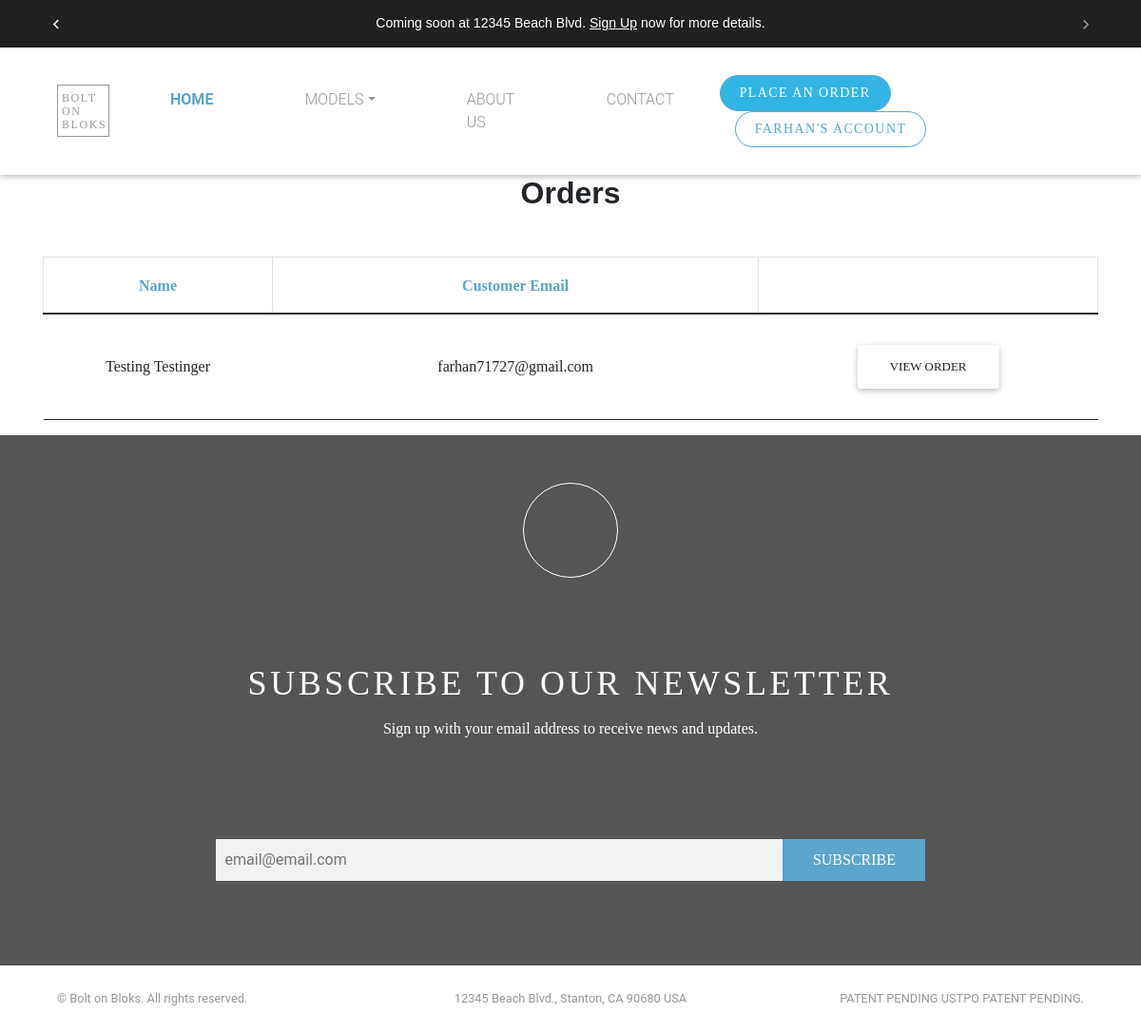
/container/orders (signed in), run on the app's committed database.
### users/models.py (models this page shows, shortened)
class User(AbstractUser):
    email = models.EmailField(verbose_name='email address',max_length=255,unique=True)
    username = models.CharField(verbose_name='Username',max_length=255,default=None, blank=True, null= True)
    USERNAME_FIELD = 'email'
    REQUIRED_FIELDS = ['username']

### order/models.py (models this page shows)
class CartOrder(models.Model):
    user = models.ForeignKey(User, on_delete=models.CASCADE)
    delivery_info_obj = models.ForeignKey(DeliveryInfo, on_delete=models.CASCADE, default=None, blank=True, null=True)
    buyer_app_obj = models.ForeignKey(Order, on_delete=models.CASCADE, default=None, blank=True, null=True)
    order_items = models.ForeignKey(ContainerPricing, on_delete=models.CASCADE, blank=True, null=True)
    custom_order = models.ForeignKey(CustomContainerPricing, on_delete=models.CASCADE, blank=True, null=True)
    custom_floors = models.CharField("No. of Floors", max_length=100, blank=True, null=True)
    custom_width = models.CharField("Width", max_length=100, blank=True, null=True)
    custom_depth = models.CharField("Depth", max_length=100, blank=True, null=True)
    quantity = models.PositiveIntegerField("Quantity")
    ordered_on = models.DateField(auto_now_add=True)
    furnishing_option = models.CharField('furnishing_option', max_length=100, blank=True, null=True)
    user_image = models.ImageField(upload_to="pdf-images", blank=True, null=True, default="default.jpeg")
    class Meta:
        verbose_name = "Shipping Home Order"
        verbose_name_plural = "Shipping Home Orders"

### order/views.py (the view)
# urls.py: path('container/orders', view_container_orders, name='view-container-orders'), #for admin
@login_required
@user_passes_test(lambda user: user.is_superuser == True, redirect_field_name="/")
def view_container_orders(request):
    all_orders = CartOrder.objects.all()
    return render(request, "order/view_container_orders.html", {"orders":all_orders})

### users/forms.py
class EmailListForm(forms.ModelForm):
    class Meta:
        model = EmailList
        fields = ['email']
    def __init__(self, *args, **kwargs):
        super(EmailListForm, self).__init__(*args, **kwargs)
        self.fields['email'].widget.attrs.update({
            'placeholder': 'email@email.com',
            "class":"news-input",
        })

### users/context_processor.py (called while the page is built)
def email_form(request):
    form = EmailListForm()
    return {"subscribe_form":form}

### order/templates/order/view_container_orders.html
{% extends "users/base.html" %}
{% load crispy_forms_tags %}
{% load static %}
{% load humanize %}
{% block content%}
<div class="container">
    <div class="row">
        <div class="col-md-12 table-responsive">
            <table class="table view_order_table table-bordered text-center">
                <legend class="text-center mb-5"><h2>Orders</h2></legend>
                <thead>
                    <tr>
                        <th>Name</th>
                        <th>Customer Email</th>
                        <th></th>
                    </tr>
                </thead>
                <tbody>
                    {% for i in orders %}
                        {% ifchanged %}
                        <tr>
                            <td class="text-capitalize">{{i.user.first_name}} {{i.user.last_name}}</td>
                            <td>{{i.user.email}}</td>
                            <td><a class="btn" href="{% url 'view-container-order-items' i.user.id %}">View Order</a></td>
                        </tr>
                        {% endifchanged %}
                    {% endfor %}
                </tbody>
            </table>
        </div>
    </div>
</div>
{% endblock%}

### users/templates/users/base.html (shortened to what this page needs)
{% load static %}
<!DOCTYPE html>
<html lang="en">
<head>
	<link type="text/css" rel="stylesheet" href="{% static 'users/new_custom/vendor/bootstrap/css/bootstrap.min.css' %}" />
	<link type="text/css" rel="stylesheet" href="{% static 'users/new_custom/css/slick.css' %}" />
	<link type="text/css" rel="stylesheet" href="{% static 'users/new_custom/css/slick-theme.css' %}" />
	<link type="text/css" rel="stylesheet" href="{% static 'users/custom/custom.css' %}" />
	<link type="text/css" rel="stylesheet" href="{% static 'users/new_custom/css/custom.css' %}" />
	<link type="text/css" rel="stylesheet" href="{% static 'users/new_custom/css/style.css' %}" />
	<link type="text/css" rel="stylesheet" href="{% static 'users/fonts/stylesheet.css' %}" />
	<link href="{% static 'MBD/css/mdb.min.css' %}" rel="stylesheet">
</head>
<body>
 <header id="nav-header">
	<div class="container-fluid bg-dark top-header-fixed">
		<div class="row">
			<div class="col-md-12 col-sm-12 add-bar">
				<div id="carouselExampleControls" class="carousel slide" data-ride="carousel">
					<div class="carousel-inner quicksand-font">
						  <div class="carousel-item active">
								<p class="top-add">Coming soon at 12345 Beach Blvd. <a href="#id_subscribe">Sign Up</a> now for more details. </p>
						  </div>
					</div>
						<a id="add-bar-control-prev" class="carousel-control-prev" href="#carouselExampleControls" role="button" data-slide="prev">
						  <span id="#add-bar-control-prev-icon" class="carousel-control-prev-icon" aria-hidden="true"></span>
						</a>
						<a id="add-bar-control-next" class="carousel-control-next" href="#carouselExampleControls" role="button" data-slide="next">
						  <span id="#add-bar-control-next-icon" class="carousel-control-next-icon" aria-hidden="true"></span>
						</a>
				</div>
			</div>
		</div>
	</div>
  <nav class="navbar navbar-expand-lg navbar-dark navbar-custom">
    <div class="container-fluid">
      <a class="navbar-brand" href="#">BOLT ON BLOKS</a>
      <div class="collapse navbar-collapse" id="navbarResponsive">
        <ul id="nav-bar" class="navbar-nav mr-auto">
          <li class="nav-item active">
            <a class="nav-link" href="{% url 'home' %}">HOME</a>
          </li>
			<li class="nav-item dropdown" >
				<a class="nav-link dropdown-toggle models" id="navbarDropdownMenuLink"
				   data-toggle="dropdown"
				   aria-haspopup="true" aria-expanded="false">MODELS</a>
			</li>
          <li class="nav-item">
            <a class="nav-link" href="#">ABOUT US</a>
          </li>
          <li class="nav-item">
            <a class="nav-link" href="{% url 'contact-us' %}">CONTACT</a>
          </li>
        </ul>
        <div class="form-inline my-2 my-lg-0">
            <a class="no-btn btn-info" href="{% url 'order-form' %}">PLACE AN ORDER</a>
           {% if request.user.is_authenticated %}
               <a class="no-btn ml-3" href="{% url 'user-profile' %}">
                  {% if request.user.first_name %}
                     {{ request.user.first_name }}'s
                  {% elif request.user.last_name %}
                     {{ request.user.last_name }}'s
                  {% endif %}
                  Account</a>
           {% endif %}
        </div>
      </div>
    </nav>
</header>
	<div class="md-padding">
		{% block  content %}
		{% endblock %}
	</div>
   <div class="container-fluid">
      <div class="row">
        <div class="col-md-12">
         <form  class="no-margin" method="POST" action="{% url 'home' %}">
            <div class="row news-letter txt-center">
            <div class="icon-div">
            </div>
            <div class="col-md-12">
              <p class="subsribe-us-txt">SUBSCRIBE TO OUR NEWSLETTER</p>
              <p class="sign-up-txt">Sign up with your email address to receive news and updates.</p>
            </div>
            <div class="col-md-12 sub-input-parent">
			   {{subscribe_form.email}}
			   <button class="subsribe-btn">SUBSCRIBE</button>
            </div>
            </div>
         </form>
        </div>
      </div>
   </div>
   <footer>
      <div class="container-fluid">
         <div class="row">
             <div class="col-lg-4"><p class="m-0 text-left small">&copy; Bolt on Bloks. All rights reserved.</p></div>
             <div class="col-lg-4"><p class="m-0 text-center small">12345 Beach Blvd., Stanton, CA 90680 USA</p></div>
             <div class="col-lg-4"><p class="m-0 text-right small">PATENT PENDING USTPO PATENT PENDING.</p></div>
         </div>
      </div>
   </footer>
</body>
</html>

### static/users/custom/custom.css (style rules this page uses)
html { scroll-behavior: smooth; font-family: 'Quicksand', sans-serif !important; }
.quicksand-font { font-family: 'Quicksand', sans-serif !important; }
table { font-family: didot-w01-italic, serif; }
form { margin-left: 100px !important; margin-right: 100px !important; }
.view_order_table { font-family: Montserrat; border-bottom: 2px solid; }
.view_order_table { border-bottom: 2px solid; }
.view_order_table thead { border-bottom: 2px solid; }
.view_order_table tbody tr { border-bottom: 1px solid; }
.view_order_table tbody tr td { vertical-align: middle; border: none; }
.view_order_table thead th { vertical-align: bottom; border-bottom: none; }
.view_order_table th { color: #5CA6CF; font-size: 1rem; font-weight: 600; vertical-align: middle !important; }
.view_order_table td { font-size: 1rem; padding: 2rem 3px 2rem 3px !important; width: 5em; }
.top-add { padding-top: 14px; text-align: center; color: white; font-weight: 400; }
.add-bar { font-size: .88em; height: 50px; }
.top-add a { color: white !important; font-weight: 500; text-decoration: underline; }
#add-bar-control-prev { position: absolute; left: -15px; width: 10%; }
#add-bar-control-next { position: absolute; right: -15px; width: 10%; }
.no-margin { margin-left: 0px !important; margin-right: 0px !important; }

### static/users/new_custom/css/custom.css (style rules this page uses)
body { font-family: 'Montserrat', sans-serif; }
h1, h2, h3, h4, h5, h6 { font-family: 'Montserrat', sans-serif; font-weight: 800!important }
.navbar-custom { z-index: 4; padding-top: 1.8rem; padding-bottom: 1.8rem; background-color: rgba(255, 255, 255, 1) }
.navbar-custom .navbar-brand { text-transform: uppercase; font-size: 1rem; letter-spacing: .1rem; font-weight: 700;font-family: Hoefler Text; font-style: normal; font-weight: normal; font-size: 12px; line-height: 14px; color: #999; width: 55px; height: 55px; border: 1px solid #999; white-space: initial; padding: 6px 4px; }
.navbar-dark .navbar-nav .nav-link { color: #999 !important; }
.no-btn { text-transform: uppercase; background-color:#fff; border:1px solid #5CA6CF; color: #5CA6CF; border-radius: 25px; font-family: Montserrat; font-style: normal; font-weight: normal; font-size: 14px; line-height: 22px; text-align: center; letter-spacing: 0.1em; padding: 7px 20px; }
.navbar-dark .navbar-nav .active>.nav-link, .navbar-dark .navbar-nav .nav-link.active, .navbar-dark .navbar-nav .nav-link.show, .navbar-dark .navbar-nav .show>.nav-link,.navbar-dark .navbar-nav .nav-link:focus, .navbar-dark .navbar-nav .nav-link:hover { color: #999; }
@media (min-width: 992px) { .navbar-expand-lg .navbar-nav .nav-link { padding-right: 3rem; padding-left: 3rem; } }
footer { padding-bottom: 1.6rem!important;padding-top: 1.6rem!important; }
footer p { color: #999; }
@media (min-width:768px) { footer,.navbar-custom { padding-right: 45px; padding-left: 45px; } }

### static/users/new_custom/css/style.css (style rules this page uses)
.news-letter { background: linear-gradient(0deg, #555555, #555555), #FFFFFF; height: 558px; }
.txt-center { text-align: center; }
.icon-div { height: 100px; width: 100px; border-radius: 50px; border: 1px solid #FFFFFF; margin-right: auto; margin-left: auto; margin-top: 50px; }
.subsribe-us-txt { font-family: Montserrat; font-style: normal; font-weight: normal; font-size: 36px; line-height: 44px; text-align: center; letter-spacing: 0.1em; color: #FFFFFF; }
.sign-up-txt { font-family: Montserrat; font-style: normal; font-weight: normal; font-size: 16px; line-height: 20px; text-align: center; color: #FFFFFF; }
.news-input { width: 50%; padding: 10px; background: #F2F2F2; border: none; }
.subsribe-btn { font-family: Montserrat; text-transform: capitalize; padding: 10px; background: #5ca6cf; width: 150px; border-color: #5ca6cf; color: #FFFFFF; border: none; margin-left: -7px; }
.sub-input-parent { text-align: center; padding: 0 !important; }
@media only screen and (min-width: 768px) { header { z-index: 5; width: 100% !important; } }
@media only screen and (min-width: 768px) { .top-header-fixed { z-index: 5; } }
@media only screen and (max-width: 3200px) and (min-width: 481px) { .navbar-custom { position: relative !important; } }

### data on the page
User: user.first_name "FARHAN"
CartOrder: user.first_name "Testing", user.last_name "Testinger", user.email "farhan71727@gmail.com"
